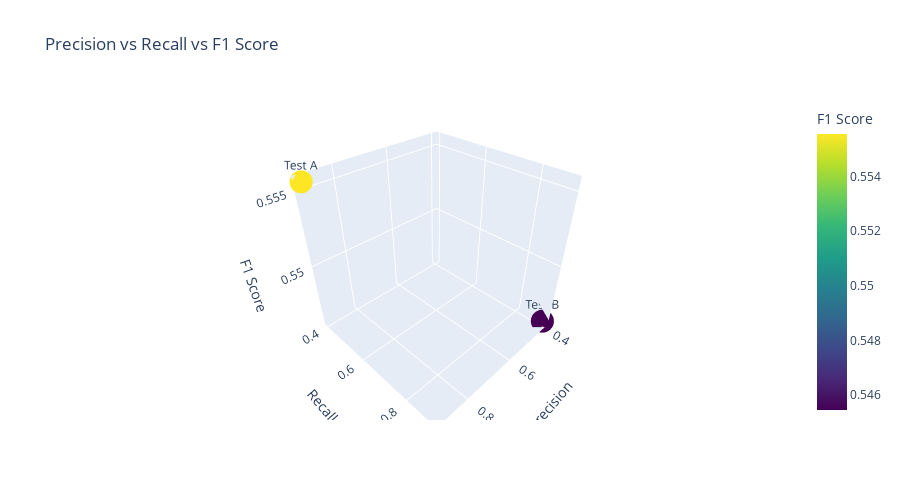

The cell this chart's notebook holds for it:
### Markdown cell above
- **F1 Score**: The harmonic mean of precision and recall, useful for imbalanced classes.

$F1 = 2 \times \frac{Precision \times Recall}{Precision + Recall}$


In biomedical applications, high accuracy and recall are often critical, as false negatives (missed cases) could have serious consequences.

### Code cell
# 3D visualization of precision, recall, and F1 scores for Tests A and B
tests = ['Test A', 'Test B']
precisions = [precision_A, precision_B]
recalls = [recall_A, recall_B]
f1_scores = [f1_A, f1_B]

fig_metrics = go.Figure(
    data=[
        go.Scatter3d(
            x=precisions,
            y=recalls,
            z=f1_scores,
            mode='markers+text',
            text=tests,
            textposition='top center',
            marker=dict(size=8, color=f1_scores, colorscale='Viridis', showscale=True, colorbar=dict(title='F1 Score')),
            hovertemplate='Test: %{text}<br>Precision: %{x:.2f}<br>Recall: %{y:.2f}<br>F1 Score: %{z:.2f}<extra></extra>'
        )
    ]
)

fig_metrics.update_layout(
    title='Precision vs Recall vs F1 Score',
    scene=dict(
        xaxis_title='Precision',
        yaxis_title='Recall',
        zaxis_title='F1 Score'
    ),
    height=500
)

fig_metrics.show()

### Figure 1 — Plotly figure (JSON) as saved in the notebook; plotly's stock layout.template omitted (floating-point values rounded to 4 significant figures)
{"data": [{"hovertemplate": "Test: %{text}<br>Precision: %{x:.2f}<br>Recall: %{y:.2f}<br>F1 Score: %{z:.2f}<extra></extra>", "marker": {"color": [0.5556, 0.5455], "colorbar": {"title": {"text": "F1 Score"}}, "colorscale": [[0, "#440154"], [0.1111, "#482878"], [0.2222, "#3e4989"], [0.3333, "#31688e"], [0.4444, "#26828e"], [0.5556, "#1f9e89"], [0.6667, "#35b779"], [0.7778, "#6ece58"], [0.8889, "#b5de2b"], [1, "#fde725"]], "showscale": true, "size": 8}, "mode": "markers+text", "text": ["Test A", "Test B"], "textposition": "top center", "type": "scatter3d", "x": [0.9091, 0.3913], "y": [0.4, 0.9], "z": [0.5556, 0.5455]}], "layout": {"height": 500, "scene": {"xaxis": {"title": {"text": "Precision"}}, "yaxis": {"title": {"text": "Recall"}}, "zaxis": {"title": {"text": "F1 Score"}}}, "title": {"text": "Precision vs Recall vs F1 Score"}}}
